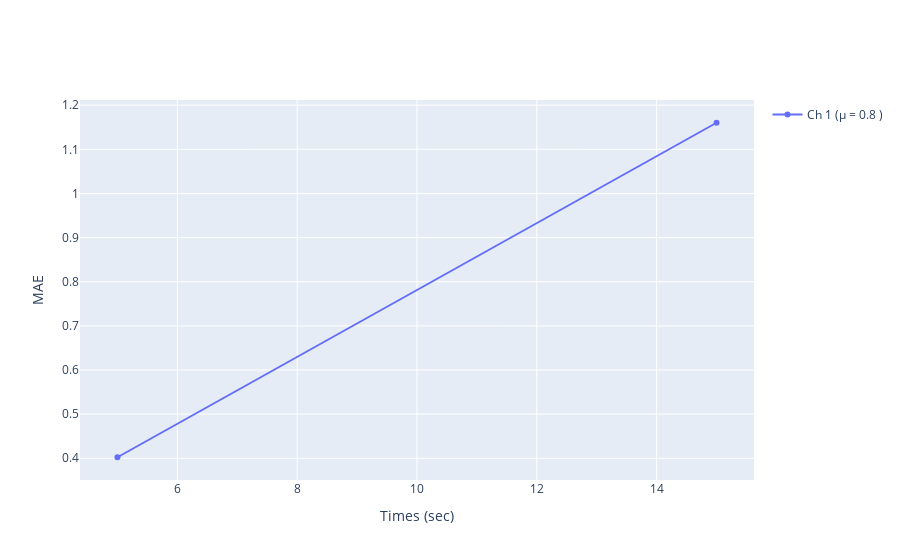
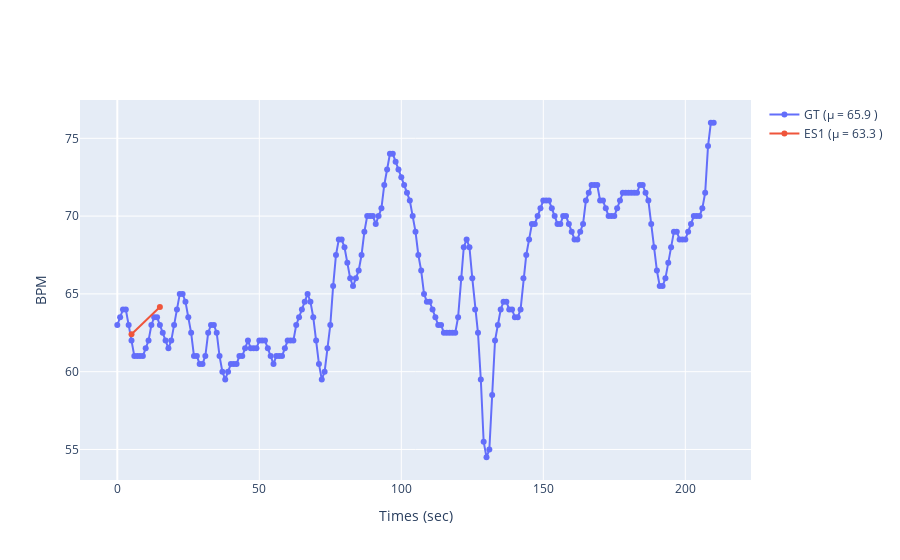

Notebook source saved alongside these figures, in order:
### Code cell
RMSE, MAE, MAX, PCC, CCC, SNR = res.dataFrame.iloc[0][['RMSE', 'MAE', 'MAX', 'PCC', 'CCC', 'SNR']]
printErrors(RMSE, MAE, MAX, PCC, CCC, SNR)
displayErrors(bpmES, bpmGT, timesES, timesGT)

### Figure 1 — Plotly figure (JSON) as saved in the notebook; plotly's stock layout.template omitted (floating-point values rounded to 4 significant figures)
{"data": [{"mode": "lines+markers", "name": "Ch 1 (µ = 0.8 )", "type": "scatter", "x": [5, 15], "y": [0.4023, 1.16]}], "layout": {"showlegend": true, "xaxis": {"title": {"text": "Times (sec)"}}, "yaxis": {"title": {"text": "MAE"}}}}

### Figure 2 — Plotly figure (JSON) as saved in the notebook; plotly's stock layout.template omitted (floating-point values rounded to 4 significant figures; data arrays with more than 128 entries replaced by an {"elided": "..."} marker saying what was removed)
{"data": [{"mode": "lines+markers", "name": "GT (µ = 65.9 )", "type": "scatter", "x": {"elided": "211 int values"}, "y": {"elided": "211 float values"}}, {"mode": "lines+markers", "name": "ES1 (µ = 63.3 )", "type": "scatter", "x": [5, 15], "y": [62.4, 64.16]}], "layout": {"showlegend": true, "xaxis": {"title": {"text": "Times (sec)"}}, "yaxis": {"title": {"text": "BPM"}}}}
